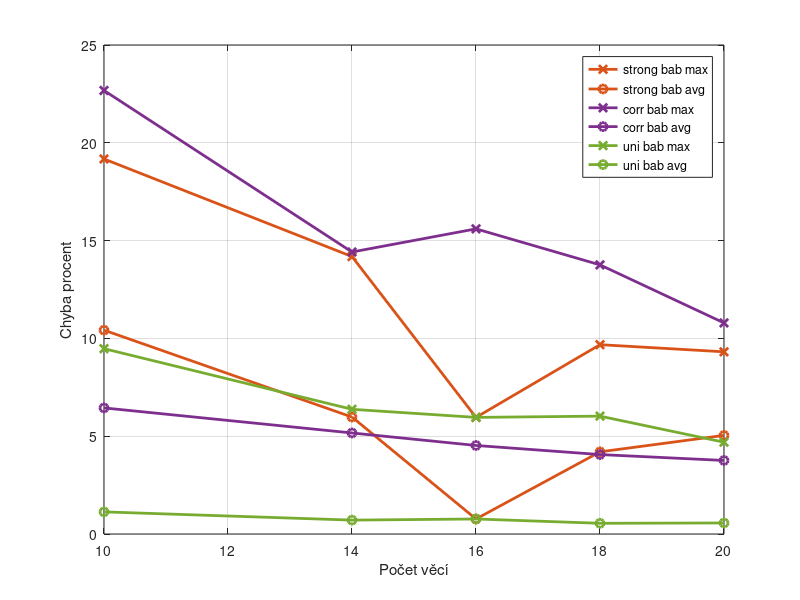

Source code (MATLAB):
clear all;

% for j in NK ZKC ZKW; do for i in brute bab dynamic fptas1 fptas3 fptas5 greedy redux; do echo "${j}${i} = importdata('${j}_summary_${i}', ';');"; done; done

width = 2;
max = 2;
avg = 3;

x = [           10  14   16   18        20];

% babMAXstrong = [118   709   1862    4492   11101];
% babAVGstrong = [58   360   835    2128   5640];
% babMAXcorr =   [148   1002   3048    7268   17628];
% babAVGcorr =   [66   411   1089    2752   7256];
% babMAXuni =    [47   153   281    660    638];
% babAVGuni =    [17   33   51    79     96];
% 
% plot(x, babMAXstrong,'-x', 'LineWidth', width ,'color', [0.8500 0.3250 0.0980]); hold on
% plot(x, babAVGstrong,'-o', 'LineWidth', width ,'color', [0.8500 0.3250 0.0980]); hold on
% plot(x, babMAXcorr, '-x', 'LineWidth', width ,'color', [0.4940 0.1840 0.5560]); hold on
% plot(x, babAVGcorr, '-o', 'LineWidth', width ,'color', [0.4940 0.1840 0.5560]); hold on
% plot(x, babMAXuni,'-x', 'LineWidth', width ,'color', [0.4660 0.6740 0.1880]); hold on
% plot(x, babAVGuni,'-o', 'LineWidth', width ,'color', [0.4660 0.6740 0.1880]); hold on
% legend('strong bab max', 'strong bab avg', 'corr bab max', 'corr bab avg', 'uni bab max', 'uni bab avg')
% ylim([0 6000])



% dynMAXstrong = [2038  18609   36579    60115       84024];
% dynAVGstrong = [1891  16249   31100    49706       72230];
% dynMAXcorr =   [2046  20390   39171    64680       89854];
% dynAVGcorr =   [1899  16338   31383    51208       74144];
% dynMAXuni =    [2046  20069   39573    65772       102133];
% dynAVGuni =    [1902  16791   32308    52770       77564];
% 
% plot(x, dynMAXstrong,'-x', 'LineWidth', width ,'color', [0.8500 0.3250 0.0980]); hold on
% plot(x, dynAVGstrong,'-o', 'LineWidth', width ,'color', [0.8500 0.3250 0.0980]); hold on
% plot(x, dynMAXcorr,  '-x', 'LineWidth', width ,'color', [0.4940 0.1840 0.5560]); hold on
% plot(x, dynAVGcorr,  '-o', 'LineWidth', width ,'color', [0.4940 0.1840 0.5560]); hold on
% plot(x, dynMAXuni,   '-x', 'LineWidth', width ,'color', [0.4660 0.6740 0.1880]); hold on
% plot(x, dynAVGuni,   '-o', 'LineWidth', width ,'color', [0.4660 0.6740 0.1880]); hold on
% legend('strong bab max', 'strong bab avg', 'corr bab max', 'corr bab avg', 'uni bab max', 'uni bab avg')
% ylim([0 60000])



reduxMAXstrong = [ 19.173474   14.184867    5.961666    9.67971     9.314884 ];
reduxAVGstrong = [ 10.421805   5.979555     0.767454    4.200750    5.042353 ];
reduxMAXcorr =   [ 22.675159   14.416651    15.60071    13.75925    10.791576 ];
reduxAVGcorr =   [ 6.446171    5.165493     4.526299    4.061455    3.760508 ];
reduxMAXuni =    [ 9.475580    6.375321     5.961666    6.026059    4.693065 ];
reduxAVGuni =    [ 1.130760    0.710166     0.767454    0.547468    0.564037 ];

plot(x, reduxMAXstrong,'-x', 'LineWidth', width ,'color', [0.8500 0.3250 0.0980]); hold on
plot(x, reduxAVGstrong,'-o', 'LineWidth', width ,'color', [0.8500 0.3250 0.0980]); hold on
plot(x, reduxMAXcorr,  '-x', 'LineWidth', width ,'color', [0.4940 0.1840 0.5560]); hold on
plot(x, reduxAVGcorr,  '-o', 'LineWidth', width ,'color', [0.4940 0.1840 0.5560]); hold on
plot(x, reduxMAXuni,   '-x', 'LineWidth', width ,'color', [0.4660 0.6740 0.1880]); hold on
plot(x, reduxAVGuni,   '-o', 'LineWidth', width ,'color', [0.4660 0.6740 0.1880]); hold on
legend('strong bab max', 'strong bab avg', 'corr bab max', 'corr bab avg', 'uni bab max', 'uni bab avg')
ylim([0 25])






grid
ylabel('Chyba procent')
xlabel('Počet věcí')
hold off
